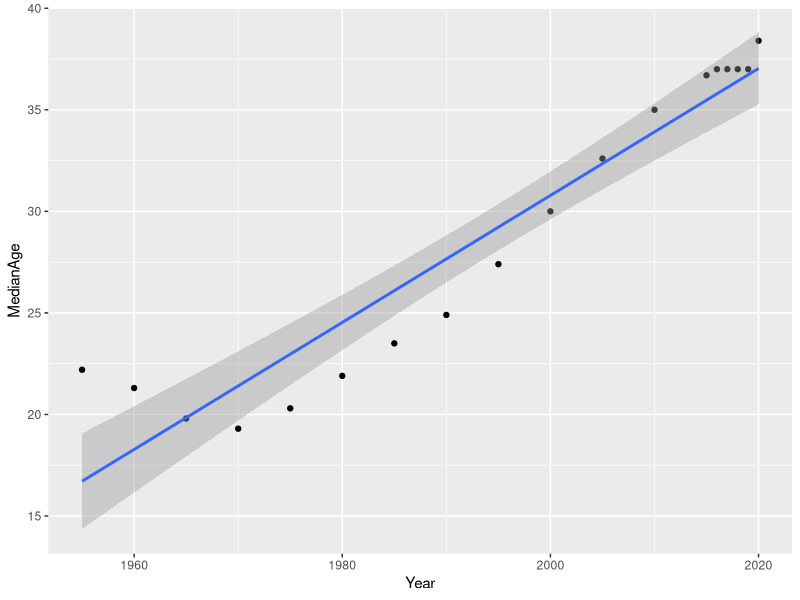
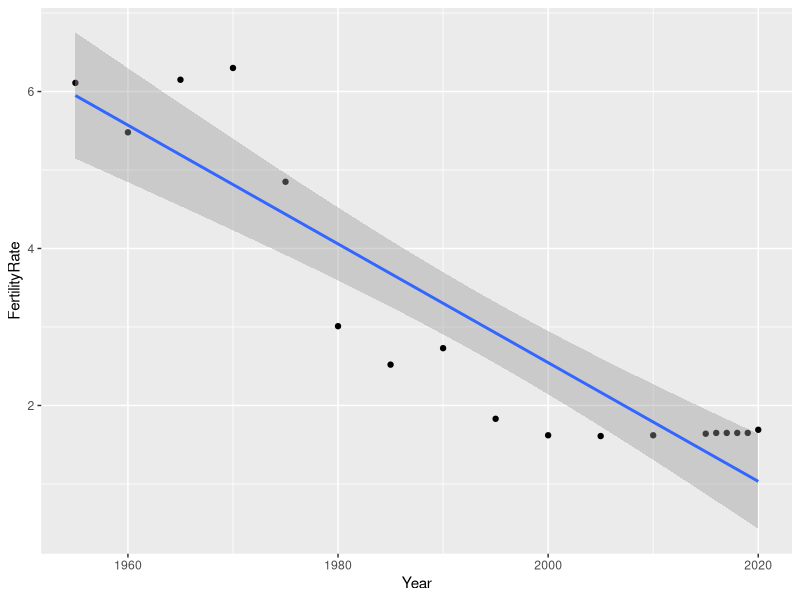
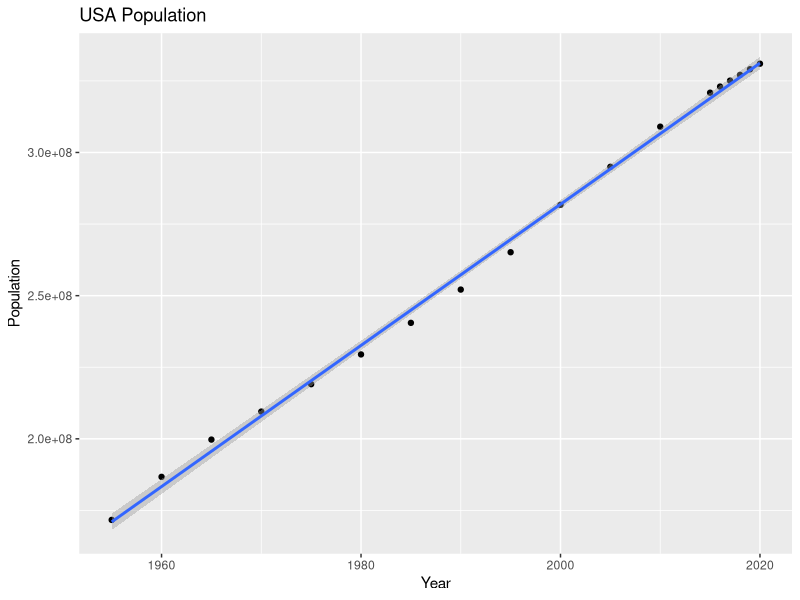
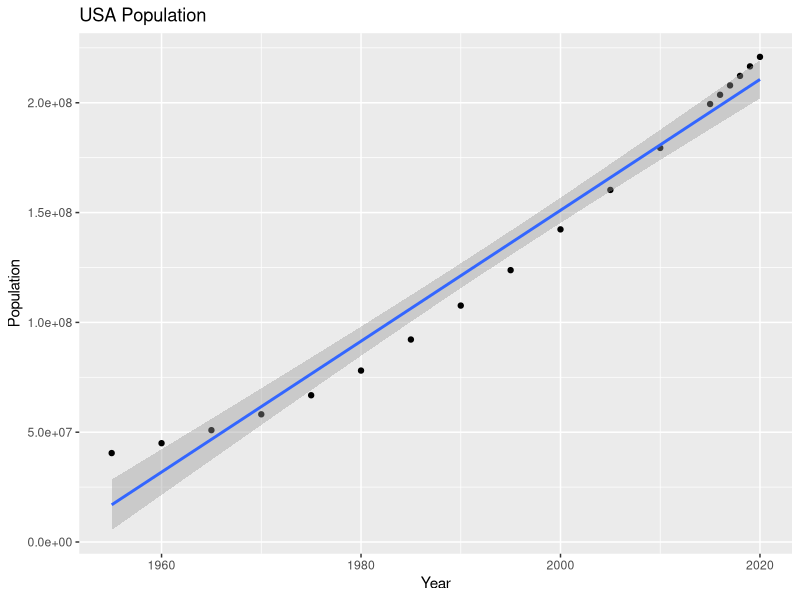
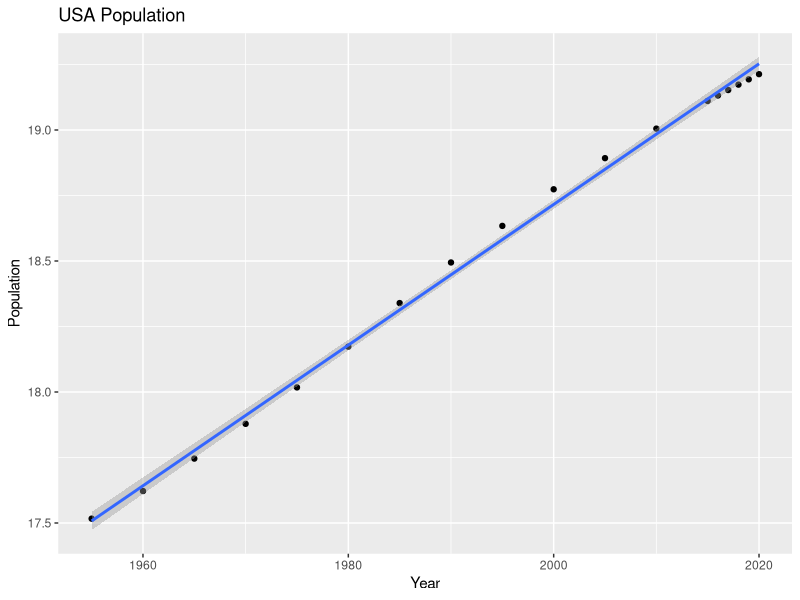
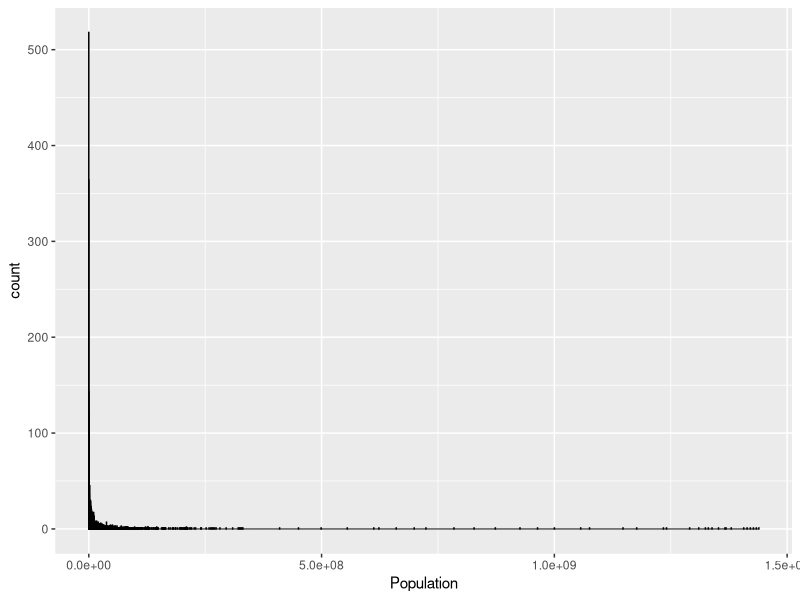
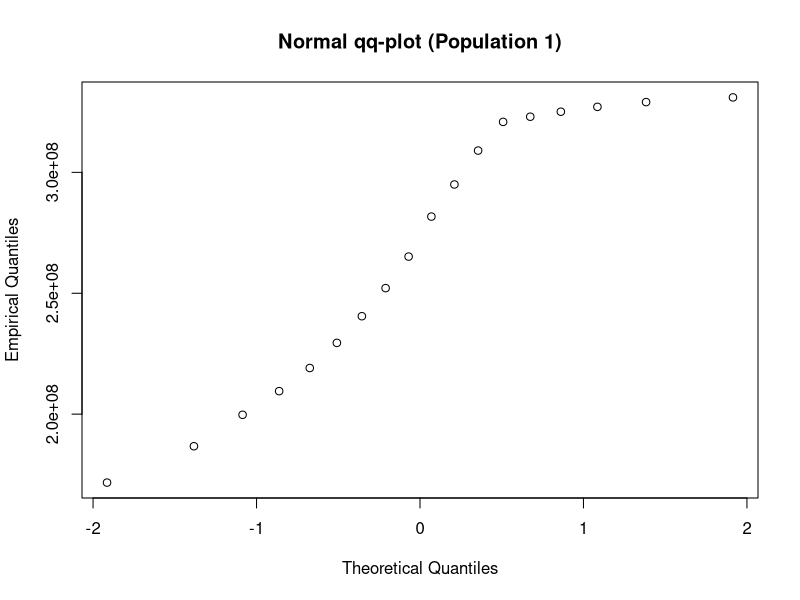
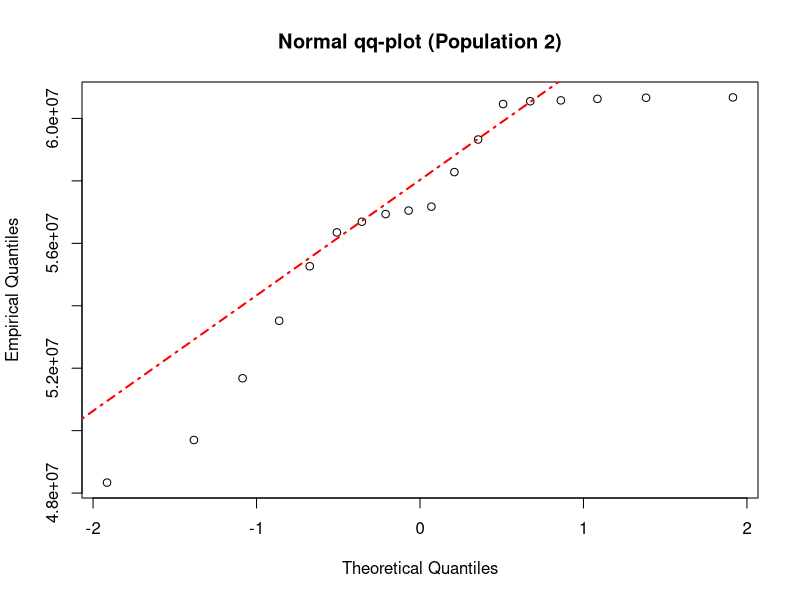

Generate these figures, in order, with R: (Note: this script raises an error after producing the figures.)
# DATAFRAME INITIALIZATION
df <- read.csv("./data/population.csv")
library(ggplot2)

head(df)
unique(df$Country)
head(filter)

filter <- df[df$Country == "China",]
ggplot(data = filter, aes(x = Year, y = MedianAge)) +
    geom_point() + geom_smooth(method = "lm")
ggplot(data = filter, aes(x = Year, y = FertilityRate)) +
    geom_point() + geom_smooth(method = "lm")

head(filter)

###############################################################################
# POPULATION GROWTH ANALISYS ==== LINEAR REGRESSION
###############################################################################

# USA ANALYSIS
usa <- df[df$Country == "United States",]

model <- lm(Population ~ Year, data = usa)
summary(model)

ggplot(data = usa, aes(x = Year, y = Population)) +
    geom_point() + geom_smooth(method = "lm") +
    labs(title = "USA Population", x = "Year", y = "Population")

# PAKISTAN ANALYSIS
# Pakistan has an exponential growth -> log scale to fit a linear model

pak <- df[df$Country == "Pakistan",]
pak[, "log_Population"] <- log(pak[, "Population"] + 1)

model <- lm(log_Population ~ Year, data = pak)
summary(model)

ggplot(data = pak, aes(x = Year, y = Population)) +
    geom_point() + geom_smooth(method = "lm") +
    labs(title = "USA Population", x = "Year", y = "Population")
ggplot(data = pak, aes(x = Year, y = log_Population)) +
    geom_point() + geom_smooth(method = "lm") + 
    labs(title = "USA Population", x = "Year", y = "Population")

###############################################################################
# ==== HYPOTHESIS TESTING
###############################################################################

pop1 <- df[df$Country == "United States", "Population"]
pop2 <- df[df$Country == "Italy", "Population"]

ggplot( data = df, aes(x=Population) ) + geom_histogram( binwidth = 100000, color="black", fill="skyblue")

qqnorm(pop1, main = "Normal qq-plot (Population 1)", ylab = "Empirical Quantiles", xlab = "Theoretical Quantiles")
qqnorm(pop2, main = "Normal qq-plot (Population 2)", ylab = "Empirical Quantiles", xlab = "Theoretical Quantiles")
qqline(pop1, col="red", lty=4, lwd=2)
qqline(pop2, col="red", lty=4, lwd=2)

t.test(pop1, pop2)

############################################################################################################################################################################
# FERTILITY RATE ANALYSIS ==== MULTILINEAR REGRESSION
############################################################################################################################################################################

filter <- df[df$Country == "Albania",]
corYearAge <- cor(filter[, "Year"], filter[, "MedianAge"])
corFertilityYear <- cor(filter[, "FertilityRate"], filter[, "Year"])
corAgeFertility <- cor(filter[, "MedianAge"], filter[, "FertilityRate"])
print(c(corAgeYear, corFertilityYear, corAgeFertility))

result <- lm(FertilityRate ~ Year + MedianAge, data = filter)
summary(result)

ggplot(data = filter, aes(x = Year, y = MedianAge)) + geom_point() + geom_smooth(method = "lm")

ggplot(data = filter, aes(x = MedianAge, y = exp_FertilityRate)) + geom_point() + geom_smooth(method = "lm")


medianAge <- filter[, "MedianAge"]
fertilityRate <- filter[, "FertilityRate"]
t.test(medianAge, fertilityRate)
